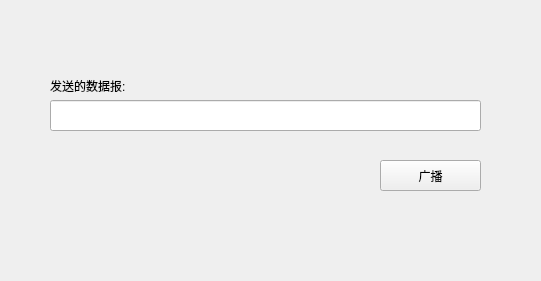
<?xml version="1.0" encoding="UTF-8"?>
<ui version="4.0">
 <class>Widget</class>
 <widget class="QWidget" name="Widget">
  <property name="geometry">
   <rect>
    <x>0</x>
    <y>0</y>
    <width>541</width>
    <height>281</height>
   </rect>
  </property>
  <property name="windowTitle">
   <string>Widget</string>
  </property>
  <widget class="QLabel" name="label">
   <property name="geometry">
    <rect>
     <x>50</x>
     <y>70</y>
     <width>121</width>
     <height>31</height>
    </rect>
   </property>
   <property name="text">
    <string>发送的数据报:</string>
   </property>
  </widget>
  <widget class="QLineEdit" name="lineEdit">
   <property name="geometry">
    <rect>
     <x>50</x>
     <y>100</y>
     <width>431</width>
     <height>31</height>
    </rect>
   </property>
  </widget>
  <widget class="QPushButton" name="pushButton">
   <property name="geometry">
    <rect>
     <x>380</x>
     <y>160</y>
     <width>101</width>
     <height>31</height>
    </rect>
   </property>
   <property name="text">
    <string>广播</string>
   </property>
  </widget>
 </widget>
 <resources/>
 <connections/>
</ui>
